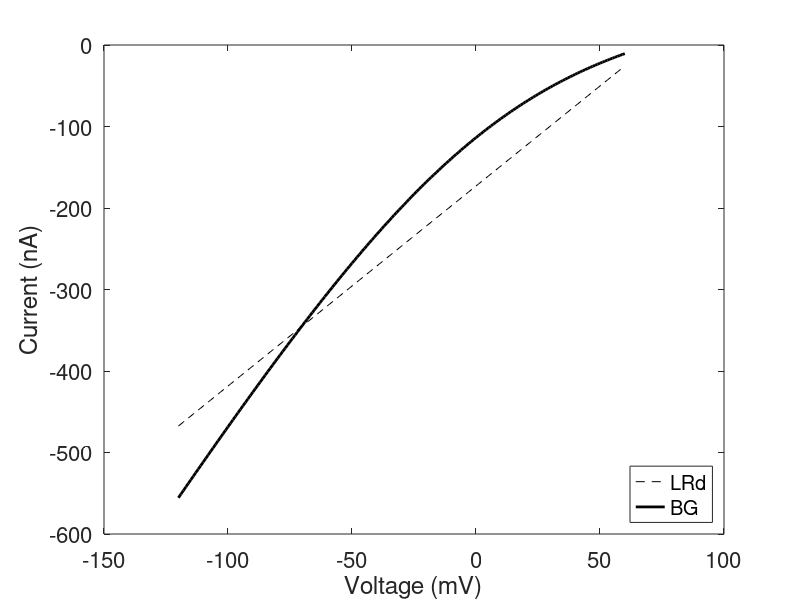

This chart was generated by the following MATLAB code: (Note: this script raises an error after producing the figure.)
clear;
clc;
close all;

%% Set directories
current_dir = cd;
Idx_backslash = find(current_dir == filesep);
main_dir = current_dir(1:Idx_backslash(end));
data_dir = [main_dir 'data' filesep];
code_dir = [main_dir 'code' filesep];
output_dir = [main_dir 'output' filesep];
storage_dir = [main_dir 'storage' filesep];

%% Define constants
R = 8.314;
T = 310;
F = 96485;

%% Plot I-V curves
cNao_st = 140;
cNai_st = 10;

A_geo = 1.534e-4; % Unit cm^2
G_Na = 16*A_geo; % Unit mA/V

V = (-120:1:60)/1000;
E_Na = R*T/F*log(cNao_st/cNai_st);
I_lin = G_Na*(V-E_Na);

E_Na_norm = F*E_Na/(R*T);
G_GHK = 2*G_Na*(1-exp(E_Na_norm))/(cNai_st - cNao_st*exp(E_Na_norm))*R*T/F; % Unit mA/mM
V_norm = F*V/R/T;
GHK_factor = V_norm./(1-exp(-V_norm));
idx_nan = isnan(GHK_factor);
GHK_factor(idx_nan) = 1;
I_GHK = G_GHK*GHK_factor.*(cNai_st - cNao_st*exp(-V_norm));
% I_GHK = G_GHK*GHK_factor.*(100 - cNao_st*exp(-V_norm));

h = figure;
plot(1000*V,1e6*I_lin,'k--',1000*V,1e6*I_GHK,'k','LineWidth',2);
legend('LRd','BG','Location','southeast');
ylabel('Current (nA)');
xlabel('Voltage (mV)');
set(gca,'FontSize',16);

print_figure(h,output_dir,'Na_IV_curve');